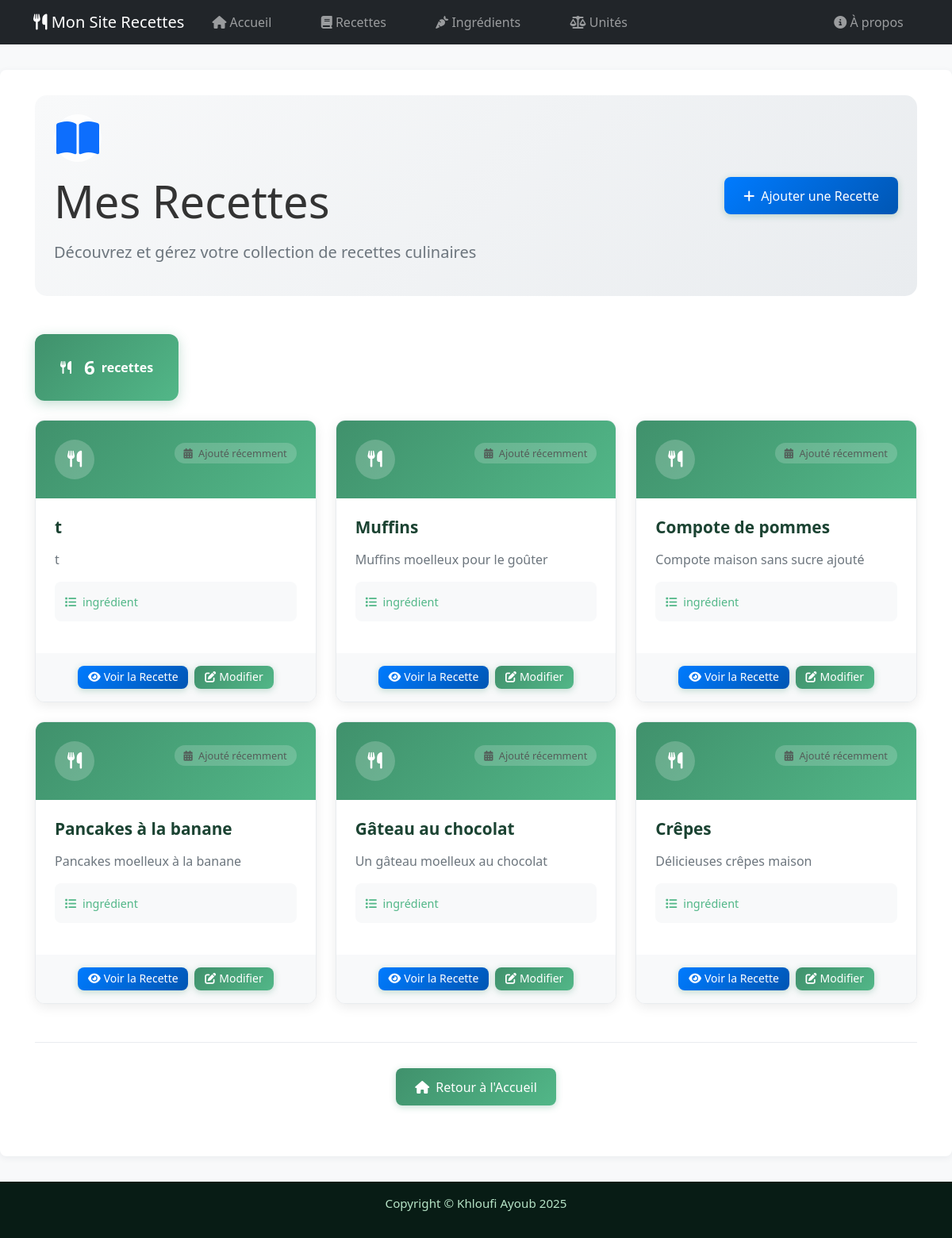
Page /recipes/ on the earlier database version.
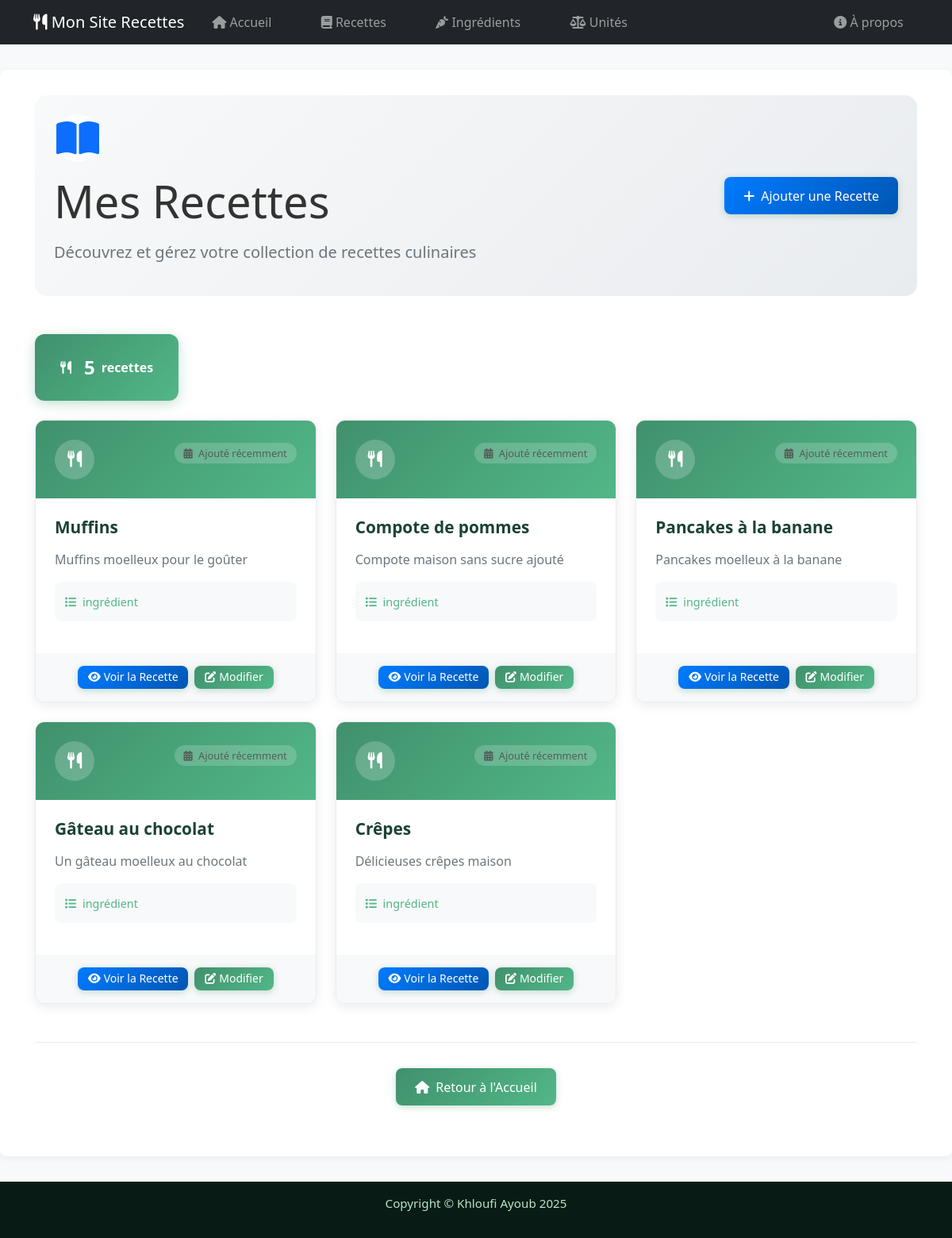
Same page on the later database version.
### App/models.py (models this page shows, shortened)
class Recipe(models.Model):
    title = models.CharField(max_length=100, verbose_name="Titre")
    description = models.TextField(verbose_name="Description")
    instructions = models.TextField(verbose_name="Instructions")
    created_at = models.DateTimeField(auto_now_add=True, verbose_name="Crée le")
    updated_at = models.DateTimeField(auto_now=True, verbose_name="Mis à jour le")
    image = models.ImageField(default="", upload_to='recipes/', verbose_name="Image", blank=True, null=True)
    class Meta:
        ordering = ('-created_at',)
        verbose_name = "recipe"
        verbose_name_plural = "recipes"

### App/views/recipe_views.py (the view)
# urls.py: path('recipes/', views.RecipeListView.as_view(), name="recipes"),
class RecipeListView(View):
    def get(self, request):
        recipes_list = Recipe.objects.all()
        paginator = Paginator(recipes_list, 6)  # 6 recettes par page (2 lignes de 3)
        page = request.GET.get('page')
        try:
            recipes = paginator.page(page)
        except PageNotAnInteger:
            recipes = paginator.page(1)
        except EmptyPage:
            recipes = paginator.page(paginator.num_pages)
        return render(request, 'App/recipe/recipes.html', {'recipes': recipes})

### App/templates/App/recipe/recipes.html (shortened to what this page needs)
{% extends 'base.html' %}
{% load static %}
{% block content %}
<div class="recipes-page">
  <div class="page-header mb-5">
    <div class="row align-items-center">
      <div class="col-lg-8">
        <div class="header-content">
          <div class="header-icon mb-3">
            <i class="fas fa-book-open fa-3x text-primary"></i>
          </div>
          <h1 class="display-4 mb-3">Mes Recettes</h1>
          <p class="lead text-muted">Découvrez et gérez votre collection de recettes culinaires</p>
        </div>
      </div>
      <div class="col-lg-4 text-lg-end">
        <a href="{% url 'add_recipe' %}" class="btn btn-lg btn-primary">
          <i class="fas fa-plus me-2"></i>Ajouter une Recette
        </a>
      </div>
    </div>
  </div>
  {% if recipes %}
    <div class="recipes-stats mb-4">
      <div class="stats-card">
        <i class="fas fa-utensils me-2"></i>
        <span class="stats-number">{{ recipes.paginator.count }}</span>
        <span class="stats-label">recette{{ recipes.paginator.count|pluralize }}</span>
      </div>
    </div>
    <div class="row g-4">
      {% for recipe in recipes %}
      <div class="col-lg-4 col-md-6 col-sm-12">
        <div class="recipe-card-modern">
          <div class="recipe-header">
            <div class="recipe-icon">
              <i class="fas fa-utensils"></i>
            </div>
            <div class="recipe-meta">
              <span class="recipe-date">
                <i class="fas fa-calendar-alt me-1"></i>
                Ajouté récemment
              </span>
            </div>
          </div>
          <div class="recipe-content">
            <h3 class="recipe-title">{{ recipe.title }}</h3>
            <p class="recipe-description">{{ recipe.description|truncatewords:15 }}</p>
            <div class="recipe-ingredients-preview">
              <span class="ingredients-label">
                <i class="fas fa-list me-1"></i>
                {{ recipe.recipeingredient_set.count }} ingrédient{{ recipe.recipeingredient_set.count|pluralize }}
              </span>
            </div>
          </div>
          <div class="recipe-actions">
            <a href="{% url 'recipe_detail' recipe.id %}" class="btn btn-primary btn-sm">
              <i class="fas fa-eye me-1"></i>Voir la Recette
            </a>
            <a href="{% url 'edit_recipe' recipe.id %}" class="btn btn-outline-secondary btn-sm">
              <i class="fas fa-edit me-1"></i>Modifier
            </a>
          </div>
        </div>
      </div>
      {% endfor %}
    </div>
  {% endif %}
  <div class="page-navigation mt-5">
    <a href="{% url 'home' %}" class="btn btn-outline-secondary">
      <i class="fas fa-home me-2"></i>Retour à l'Accueil
    </a>
  </div>
</div>
{% endblock %}

Differences in the rows shown:
removed Recipe: title "t", description "t"
Other differences:
{{ recipes.paginator.count }}: "6" → "5"
